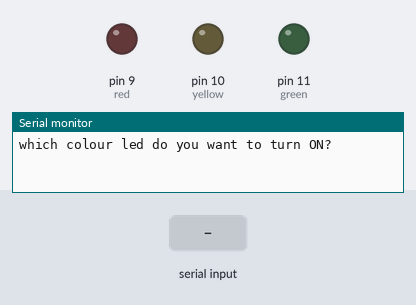
The sketch below on a simulated Arduino Uno, built with avr-gcc and run on an emulated ATmega328P. Parts: output pins drawn as LEDs (lit = HIGH), the last lines printed to the serial monitor. The inputs (shaded band) are chosen by the test bench.

Above: at 1.2 s.
1.3 s: "red" received over Serial
At 3.3 s:
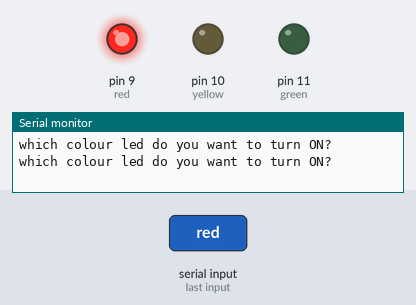
3.8 s: "green" received over Serial
At 5.3 s:
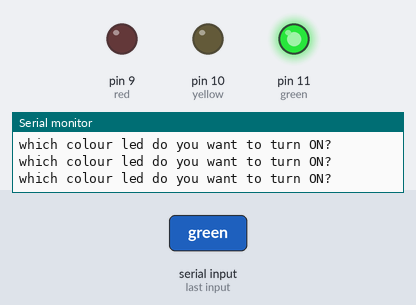
6.3 s: "yellow" received over Serial
At 8.4 s:
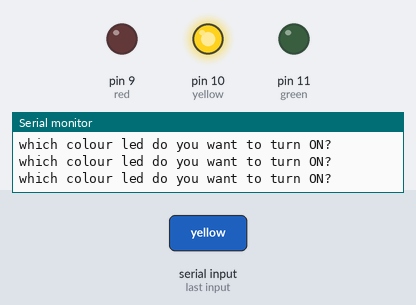
8.8 s: "aqua" received over Serial
At 10.3 s:
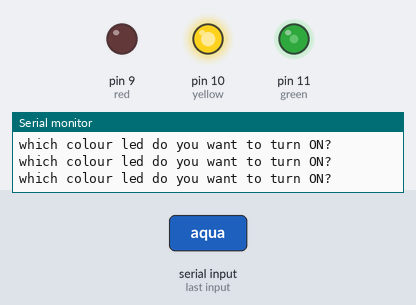
11.3 s: "GREEN" received over Serial
At 13.4 s:
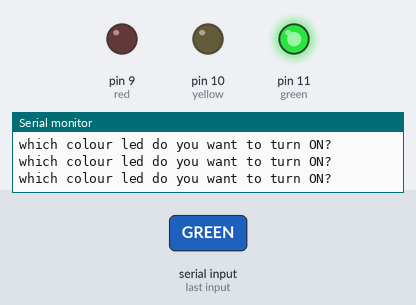
13.8 s: "AQUA" received over Serial
At 15.3 s:
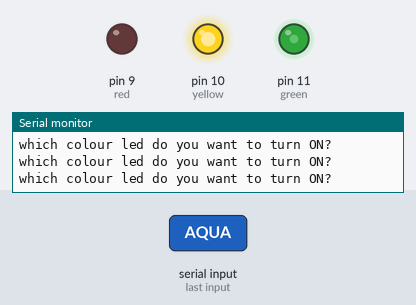
Timing chart, 0 to 16.8 s (numbered marks = the images above; inputs shaded):
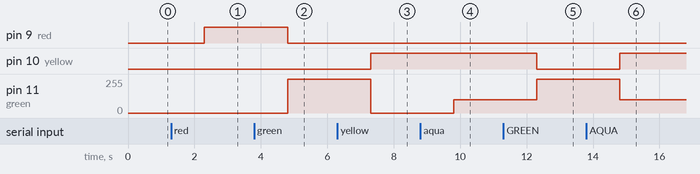

The sketch:

RGB.ino
```cpp
String colour;
String msg1="which colour led do you want to turn ON?";
int red=9;
int yellow=10;
int green=11;
int i;
int delaytime;

void setup() {
  // put your setup code here, to run once:
Serial.begin(9600);
pinMode(red,OUTPUT);
pinMode(yellow,OUTPUT);
pinMode(green,OUTPUT);
}

void loop() {
  // put your main code here, to run repeatedly:
  Serial.println(msg1);
  while(Serial.available()==0){

  }
colour=Serial.readString();

if(colour=="red" || colour=="RED" ){
  digitalWrite(red,HIGH);
  digitalWrite(yellow,LOW);
  digitalWrite(green,LOW);
}
if(colour=="green" || colour=="GREEN"){
  digitalWrite(red,LOW);
  digitalWrite(yellow,LOW);
  digitalWrite(green,HIGH);
}
if(colour=="yellow" || colour=="YELLOW"){
  digitalWrite(red,LOW);
  digitalWrite(yellow,HIGH);
  digitalWrite(green,LOW);
}
if(colour=="aqua" || colour=="AQUA"){
  analogWrite(red,0);
 analogWrite(yellow,255);
  analogWrite(green,100);
}
}
```

Measured:
- after the input at 1.3 s, pin 9 (red): LOW → HIGH after 1.0 s
- after the input at 3.8 s, pin 9 (red): HIGH → LOW after 1.0 s; pin 11 (green): 0/255 → 255/255 after 1.0 s
- after the input at 6.3 s, pin 10 (yellow): LOW → HIGH after 1.0 s; pin 11 (green): 255/255 → 0/255 after 1.0 s
- after the input at 8.8 s, pin 11 (green): 0/255 → 100/255 after 1.0 s
- after the input at 11.3 s, pin 10 (yellow): HIGH → LOW after 1.0 s; pin 11 (green): 100/255 → 255/255 after 1.0 s
- after the input at 13.8 s, pin 10 (yellow): LOW → HIGH after 1.0 s; pin 11 (green): 255/255 → 100/255 after 1.0 s
